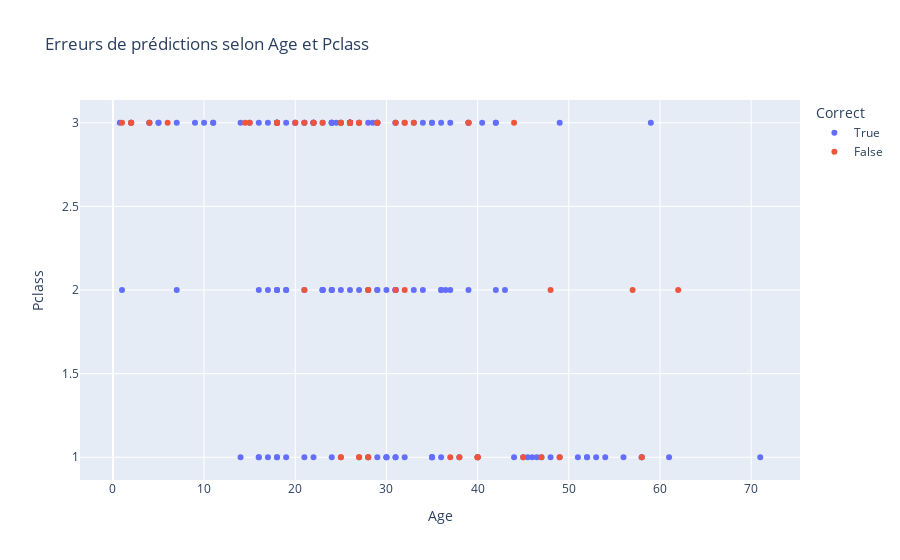

This figure's notebook cell:
### Code cell
# Ajout d'une feature pour comprendre les erreurs
# Si tu as X_valid avec Age et Sex (get_dummies OK)
X_visu = X_valid.copy()
X_visu['Réel'] = y_valid
X_visu['Prédit'] = predictions
X_visu['Correct'] = X_visu['Réel'] == X_visu['Prédit']

fig = px.scatter(X_visu, x='Age', y='Pclass', color='Correct',
                 hover_data=['Réel', 'Prédit'],
                 title="Erreurs de prédictions selon Age et Pclass")
fig.show()

### Figure 1 — Plotly figure (JSON) as saved in the notebook; plotly's stock layout.template omitted (floating-point values rounded to 4 significant figures; data arrays with more than 128 entries replaced by an {"elided": "..."} marker saying what was removed)
{"data": [{"customdata": {"elided": "166x2 int values"}, "hovertemplate": "Correct=True<br>Age=%{x}<br>Pclass=%{y}<br>Réel=%{customdata[0]}<br>Prédit=%{customdata[1]}<extra></extra>", "legendgroup": "True", "marker": {"color": "#636efa", "symbol": "circle"}, "mode": "markers", "name": "True", "orientation": "v", "showlegend": true, "type": "scatter", "x": {"elided": "166 float values"}, "xaxis": "x", "y": {"elided": "166 int values"}, "yaxis": "y"}, {"customdata": [[0, 1], [1, 0], [1, 0], [0, 1], [0, 1], [1, 0], [1, 0], [0, 1], [0, 1], [1, 0], [1, 0], [1, 0], [1, 0], [1, 0], [0, 1], [0, 1], [1, 0], [1, 0], [1, 0], [1, 0], [1, 0], [0, 1], [0, 1], [1, 0], [0, 1], [0, 1], [1, 0], [0, 1], [0, 1], [1, 0], [1, 0], [1, 0], [1, 0], [1, 0], [1, 0], [1, 0], [0, 1], [1, 0], [0, 1], [0, 1], [1, 0], [0, 1], [1, 0], [1, 0], [0, 1], [1, 0], [1, 0], [1, 0], [1, 0], [0, 1], [1, 0], [1, 0], [1, 0], [1, 0], [1, 0], [1, 0], [1, 0]], "hovertemplate": "Correct=False<br>Age=%{x}<br>Pclass=%{y}<br>Réel=%{customdata[0]}<br>Prédit=%{customdata[1]}<extra></extra>", "legendgroup": "False", "marker": {"color": "#EF553B", "symbol": "circle"}, "mode": "markers", "name": "False", "orientation": "v", "showlegend": true, "type": "scatter", "x": [18.0, 31.0, 28.0, 32.0, 14.5, 27.0, 40.0, 39.0, 25.0, 25.0, 27.0, 47.0, 21.0, 29.0, 18.0, 28.0, 45.0, 27.0, 29.0, 20.0, 26.0, 2.0, 57.0, 26.0, 6.0, 38.0, 4.0, 18.0, 48.0, 25.0, 22.0, 26.0, 44.0, 27.0, 33.0, 58.0, 1.0, 23.0, 25.0, 31.0, 26.0, 39.0, 22.0, 26.0, 32.0, 21.0, 28.0, 15.0, 26.0, 2.0, 49.0, 26.0, 62.0, 37.0, 40.0, 32.0, 40.0], "xaxis": "x", "y": [3, 2, 1, 3, 3, 3, 1, 3, 3, 1, 3, 1, 2, 3, 3, 2, 1, 1, 3, 3, 3, 3, 2, 3, 3, 1, 3, 3, 2, 3, 3, 3, 3, 1, 3, 1, 3, 3, 1, 3, 3, 3, 3, 3, 3, 3, 1, 3, 3, 3, 1, 3, 2, 1, 1, 2, 1], "yaxis": "y"}], "layout": {"legend": {"title": {"text": "Correct"}, "tracegroupgap": 0}, "title": {"text": "Erreurs de prédictions selon Age et Pclass"}, "xaxis": {"anchor": "y", "domain": [0, 1], "title": {"text": "Age"}}, "yaxis": {"anchor": "x", "domain": [0, 1], "title": {"text": "Pclass"}}}}
